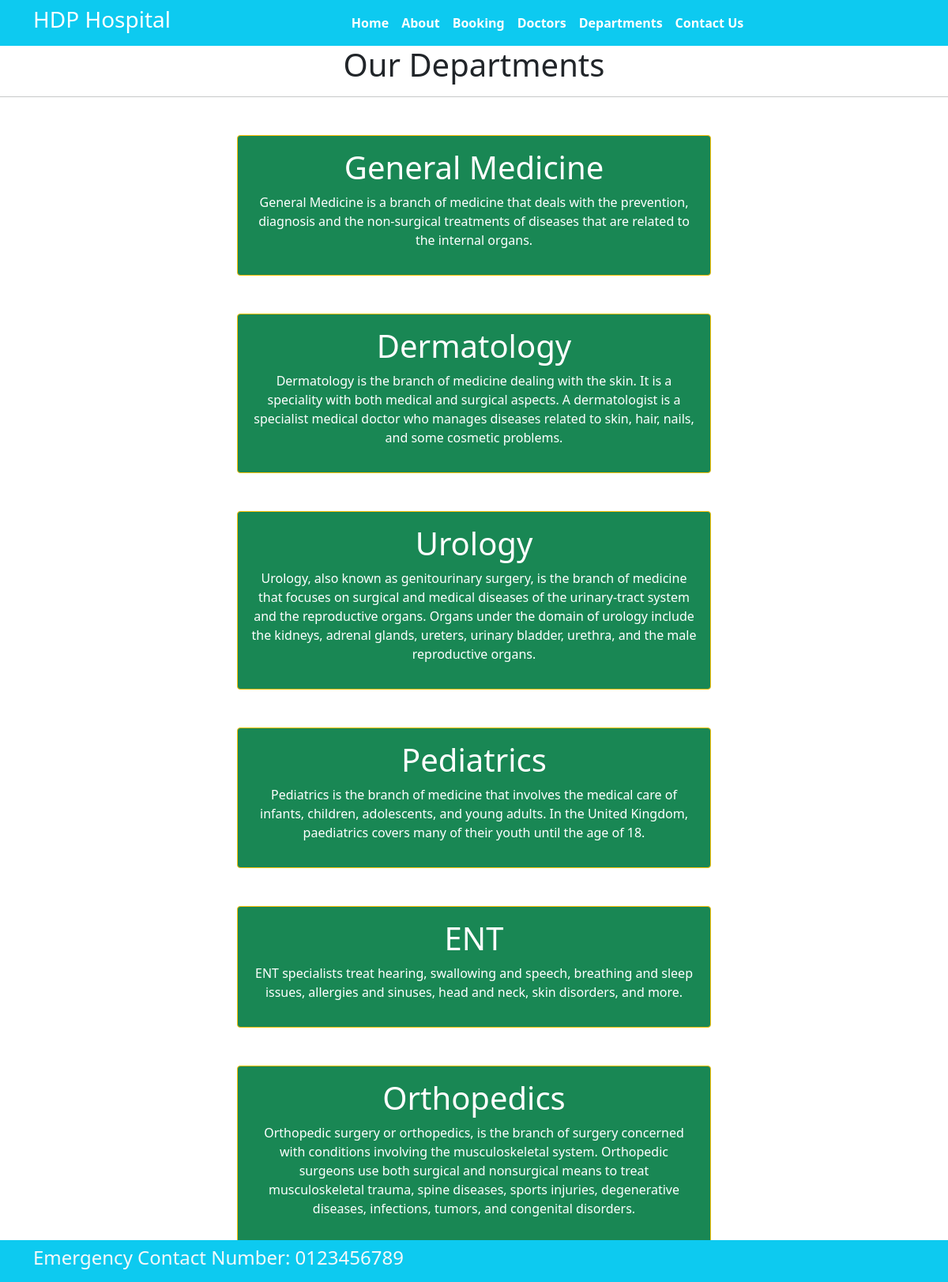
Screenshot of /department with the database file from the repository.
### home/models.py (models this page shows, shortened)
class Departments(models.Model):
    dep_name = models.CharField(max_length=100)
    dep_description = models.TextField()

### home/views.py (the view)
# urls.py: path('department', views.department, name='department')
def department(request):
    dict_dept={
        'dept': Departments.objects.all()
    }
    return render(request, 'department.html', dict_dept)

### templates/department.html (shortened to what this page needs)
{% extends 'base.html' %}
{% block content%}
<h1 class="text-center">Our Departments</h1>
<hr>
{% for d in dept%}
<div class="mx-auto w-50 bg-success text-center text-white p-3 my-5 border border-warning rounded">
    <h1>{{d.dep_name}}</h1>
    <p>{{d.dep_description}}</p>
</div>
{% endfor %}
{% endblock %}

### rows the page displays
Departments: dep_name "General Medicine", dep_description "General Medicine is a branch of medicine that deals with the prevention, diagnosis and the non-surgical treatments of diseases that are related to the internal organs."
Departments: dep_name "Dermatology", dep_description "Dermatology is the branch of medicine dealing with the skin. It is a speciality with both medical and surgical aspects. A dermatologist is a specialist medical doctor who manages diseases related to skin, hair, nails, and some cosmetic problems."
Departments: dep_name "Urology", dep_description "Urology, also known as genitourinary surgery, is the branch of medicine that focuses on surgical and medical diseases of the urinary-tract system and the reproductive organs. Organs under the domain of urology include the kidneys, adrenal glands, ureters, urinary bladder, urethra, and the male reproductive organs."
Departments: dep_name "Pediatrics", dep_description "Pediatrics is the branch of medicine that involves the medical care of infants, children, adolescents, and young adults. In the United Kingdom, paediatrics covers many of their youth until the age of 18."
Departments: dep_name "ENT", dep_description "ENT specialists treat hearing, swallowing and speech, breathing and sleep issues, allergies and sinuses, head and neck, skin disorders, and more."
Departments: dep_name "Orthopedics", dep_description "Orthopedic surgery or orthopedics, is the branch of surgery concerned with conditions involving the musculoskeletal system. Orthopedic surgeons use both surgical and nonsurgical means to treat musculoskeletal trauma, spine diseases, sports injuries, degenerative diseases, infections, tumors, and congenital disorders."
